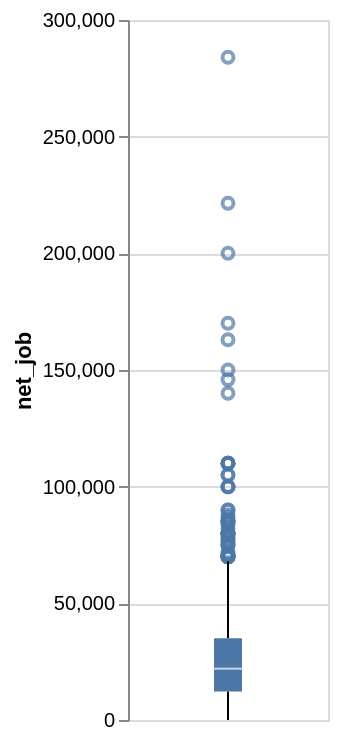

The notebook cell this image was saved under:
### Code cell
prepsm_data.filter(pl.col('is_employed_has_disablity') == 1).plot.boxplot(y='net_job').properties(width=100, height=350)

### Figure 1 — Vega specification as saved in the notebook (floating-point values rounded to 4 significant figures)
{"$schema": "https://vega.github.io/schema/vega/v6.json", "data": [{"name": "source_0"}, {"name": "data_0"}, {"name": "data_1", "values": [{"net_job": 80000.0}, {"net_job": 163000.0}, {"net_job": 82000.0}, {"net_job": 78000.0}, {"net_job": 78000.0}, {"net_job": 70000.0}, {"net_job": 90000.0}, {"net_job": 85000.0}, {"net_job": 83700.0}, {"net_job": 88000.0}, {"net_job": 80000.0}, {"net_job": 75000.0}, {"net_job": 71200.0}, {"net_job": 85000.0}, {"net_job": 80000.0}, {"net_job": 70000.0}, {"net_job": 79500.0}, {"net_job": 110000.0}, {"net_job": 76500.0}, {"net_job": 80000.0}, {"net_job": 86000.0}, {"net_job": 284000.0}, {"net_job": 200000.0}, {"net_job": 80000.0}, {"net_job": 105000.0}, {"net_job": 105000.0}, {"net_job": 110000.0}, {"net_job": 110000.0}, {"net_job": 110000.0}, {"net_job": 221500.0}, {"net_job": 70000.0}, {"net_job": 70000.0}, {"net_job": 80400.0}, {"net_job": 70000.0}, {"net_job": 70000.0}, {"net_job": 75000.0}, {"net_job": 110000.0}, {"net_job": 76000.0}, {"net_job": 71000.0}, {"net_job": 90000.0}, {"net_job": 85000.0}, {"net_job": 70000.0}, {"net_job": 70000.0}, {"net_job": 100000.0}, {"net_job": 87000.0}, {"net_job": 145900.0}, {"net_job": 75000.0}, {"net_job": 85000.0}, {"net_job": 72000.0}, {"net_job": 100000.0}, {"net_job": 80000.0}, {"net_job": 170000.0}, {"net_job": 140000.0}, {"net_job": 150000.0}, {"net_job": 100000.0}]}, {"name": "data_2"}, {"name": "data_3", "values": [{"lower_box_net_job": 12190.0, "lower_whisker_net_job": 0.0, "upper_whisker_net_job": 68000.0}]}, {"name": "data_4", "values": [{"lower_whisker_net_job": 0.0, "upper_box_net_job": 35000.0, "upper_whisker_net_job": 68000.0}]}, {"name": "data_5"}, {"name": "data_6", "values": [{"lower_box_net_job": 12190.0, "max_net_job": 284000.0, "mid_box_net_job": 22000.0, "min_net_job": 0.0, "upper_box_net_job": 35000.0}]}, {"name": "data_7", "values": [{"lower_box_net_job": 12190.0, "max_net_job": 284000.0, "mid_box_net_job": 22000.0, "min_net_job": 0.0, "upper_box_net_job": 35000.0}]}], "marks": [{"type": "symbol", "name": "layer_0_layer_0_marks", "from": {"data": "data_1"}, "encode": {"update": {"x": {"signal": "width", "mult": 0.5}, "y": {"field": "net_job", "scale": "y"}, "opacity": {"value": 0.7}, "fill": {"value": "transparent"}, "stroke": {"value": "#4c78a8"}}}, "style": ["point", "boxplot-outliers"]}, {"type": "rule", "name": "layer_0_layer_1_layer_0_marks", "from": {"data": "data_3"}, "encode": {"update": {"tooltip": {"signal": "{\"Upper Whisker of net_job\": format(datum[\"upper_whisker_net_job\"], \"\"), \"Lower Whisker of net_job\": format(datum[\"lower_whisker_net_job\"], \"\")}"}, "x": {"signal": "width", "mult": 0.5}, "stroke": {"value": "black"}, "y": {"field": "lower_whisker_net_job", "scale": "y"}, "y2": {"field": "lower_box_net_job", "scale": "y"}}}, "aria": false, "style": ["rule", "boxplot-rule"]}, {"type": "rule", "name": "layer_0_layer_1_layer_1_marks", "from": {"data": "data_4"}, "encode": {"update": {"stroke": {"value": "black"}, "y": {"field": "upper_box_net_job", "scale": "y"}, "y2": {"field": "upper_whisker_net_job", "scale": "y"}, "tooltip": {"signal": "{\"Upper Whisker of net_job\": format(datum[\"upper_whisker_net_job\"], \"\"), \"Lower Whisker of net_job\": format(datum[\"lower_whisker_net_job\"], \"\")}"}, "x": {"signal": "width", "mult": 0.5}}}, "aria": false, "style": ["rule", "boxplot-rule"]}, {"type": "rect", "name": "layer_1_layer_0_marks", "from": {"data": "data_6"}, "encode": {"update": {"xc": {"signal": "width", "mult": 0.5}, "tooltip": {"signal": "{\"Max of net_job\": format(datum[\"max_net_job\"], \"\"), \"Q3 of net_job\": format(datum[\"upper_box_net_job\"], \"\"), \"Median of net_job\": format(datum[\"mid_box_net_job\"], \"\"), \"Q1 of net_job\": format(datum[\"lower_box_net_job\"], \"\"), \"Min of net_job\": format(datum[\"min_net_job\"], \"\")}"}, "width": {"value": 14}, "y2": {"field": "upper_box_net_job", "scale": "y"}, "y": {"field": "lower_box_net_job", "scale": "y"}, "fill": {"value": "#4c78a8"}}}, "style": ["bar", "boxplot-box"]}, {"type": "rect", "name": "layer_1_layer_1_marks", "from": {"data": "data_7"}, "encode": {"update": {"yc": {"field": "mid_box_net_job", "scale": "y"}, "height": {"value": 1}, "opacity": {"value": 0.7}, "width": {"value": 14}, "tooltip": {"signal": "{\"Max of net_job\": format(datum[\"max_net_job\"], \"\"), \"Q3 of net_job\": format(datum[\"upper_box_net_job\"], \"\"), \"Median of net_job\": format(datum[\"mid_box_net_job\"], \"\"), \"Q1 of net_job\": format(datum[\"lower_box_net_job\"], \"\"), \"Min of net_job\": format(datum[\"min_net_job\"], \"\")}"}, "xc": {"signal": "width", "mult": 0.5}, "fill": [{"value": "#4c78a8", "test": "datum['lower_box_net_job'] >= datum['upper_box_net_job']"}, {"value": "white"}]}}, "style": ["tick", "boxplot-median"], "aria": false}], "scales": [{"name": "y", "type": "linear", "domain": {"fields": [{"data": "data_1", "field": "net_job"}, {"data": "data_3", "field": "lower_whisker_net_job"}, {"data": "data_3", "field": "lower_box_net_job"}, {"data": "data_4", "field": "upper_box_net_job"}, {"data": "data_4", "field": "upper_whisker_net_job"}, {"data": "data_6", "field": "lower_box_net_job"}, {"data": "data_6", "field": "upper_box_net_job"}, {"data": "data_7", "field": "mid_box_net_job"}]}, "range": [{"signal": "height"}, 0], "nice": true, "zero": true}], "axes": [{"scale": "y", "ticks": false, "grid": true, "zindex": 0, "tickCount": {"signal": "ceil(height/40)"}, "maxExtent": 0, "minExtent": 0, "labels": false, "orient": "left", "aria": false, "domain": false}, {"scale": "y", "zindex": 0, "grid": false, "title": "net_job", "labelOverlap": true, "tickCount": {"signal": "ceil(height/40)"}, "orient": "left"}], "background": "white", "style": "cell", "padding": 5, "height": 350, "width": 100}
